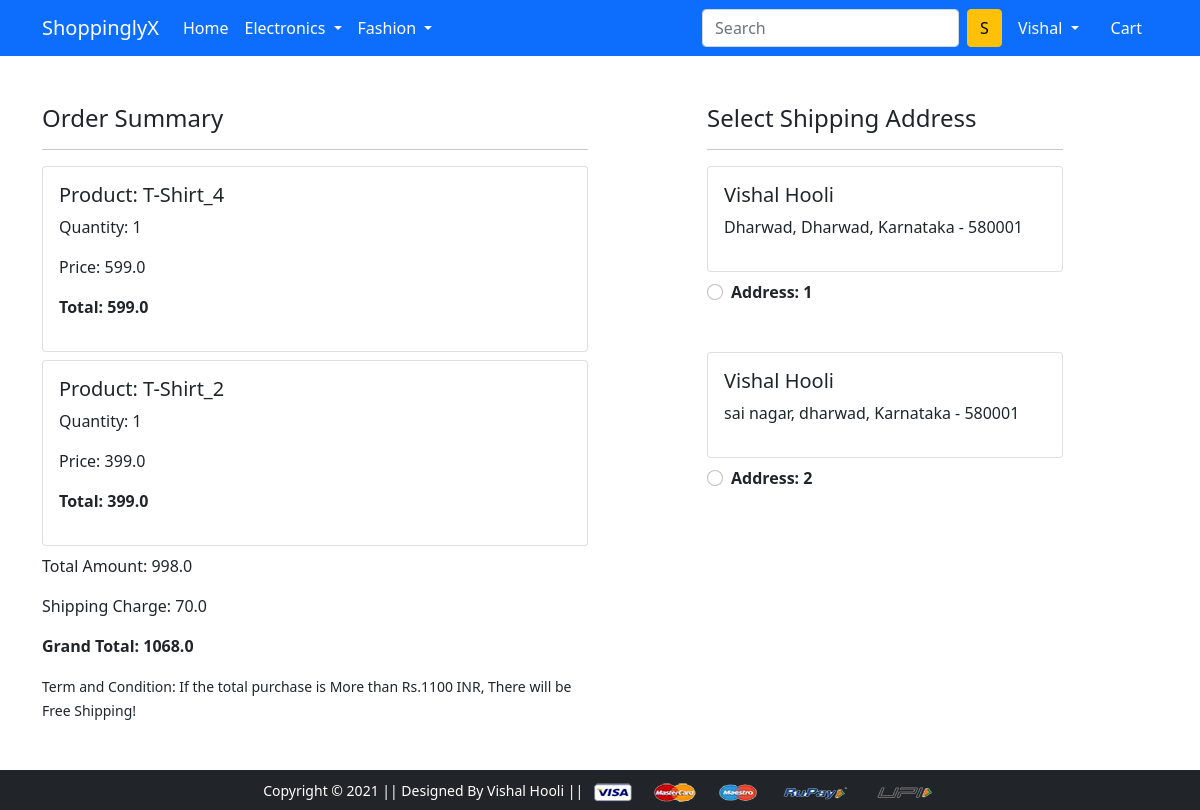
/checkout/ (signed in), run on an earlier commit of the app's database.
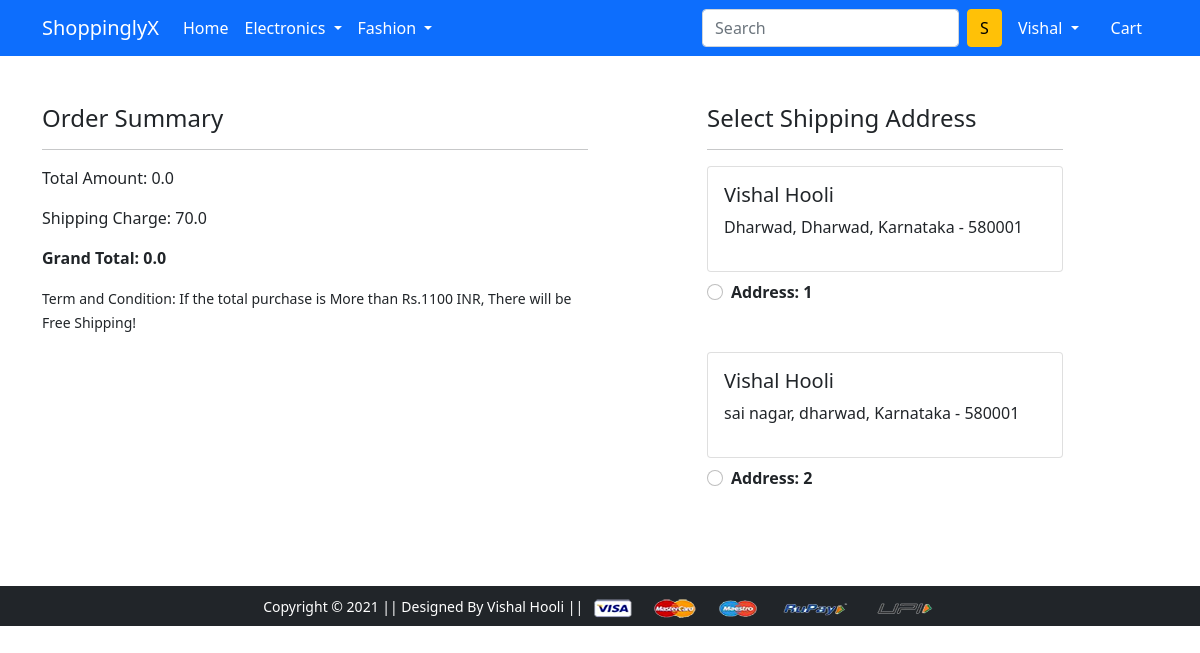
And on a later commit of the database.
### app/models.py (models this page shows, shortened)
class Cart(models.Model):
    user = models.ForeignKey(User, on_delete=models.CASCADE)
    product = models.ForeignKey(Product, on_delete=models.CASCADE)
    quantity = models.PositiveIntegerField(default=1)
    @property
    def total_cost(self):
        return self.quantity * self.product.discounted_price

class Product(models.Model):
    title = models.CharField(max_length=100)
    selling_price = models.FloatField()
    discounted_price = models.FloatField()
    description = models.TextField()
    brand = models.CharField(max_length=100)
    category = models.CharField(choices=CATEGORY_CHOICES, max_length=2)
    product_image = models.ImageField(upload_to='product_img')

class Customer(models.Model):
    user = models.ForeignKey(User, on_delete=models.CASCADE)
    name = models.CharField(max_length=200)
    locality = models.CharField(max_length=200)
    city = models.CharField(max_length=50)
    zipcode = models.IntegerField()
    state = models.CharField(choices=STATE_CHOICES, max_length=50)

### app/views.py (the view)
# urls.py: path('checkout/', views.checkout, name='checkout'),
@login_required
def checkout(request):
    user = request.user
    add = Customer.objects.filter(user=user)
    cart_items = Cart.objects.filter(user=user)
    amt = 0.0
    shipping_amt = 70.0
    total_amt = 0.0
    user = request.user
    cart_product = [p for p in Cart.objects.all() if p.user == user]
    if cart_product:
        for p in cart_product:
            temp_amt = (p.quantity * p.product.discounted_price)
            amt += temp_amt
        if amt > 1100:
            total_amt = amt
        else:
            total_amt = amt + shipping_amt
    return render(request, 'app/checkout.html', {'add':add, 'total_amt':total_amt, 'cart_items':cart_items, 'amt':amt, 'shipping_amt':shipping_amt})

### app/templates/app/checkout.html (shortened to what this page needs)
{% extends 'app/base.html' %}
{% load static %}
{% block main-content %}
<div class="container">
 <div class="row mt-5">
  <div class="col-sm-6">
    <h4>Order Summary</h4>
    <hr>
    {% for item in cart_items %}
      <div class="card mb-2">
        <div class="card-body">
          <h5>Product: {{item.product.title}}</h5>
          <p>Quantity: {{item.quantity}}</p>
          <p>Price: {{item.product.discounted_price}}</p>
          <p class="fw-bold">Total: {{item.total_cost}}</p>
        </div>
      </div>
      {% endfor %}
      {% if amt < 1100 %}
      <p>Total Amount: {{amt}}</p>
      <p>Shipping Charge: {{shipping_amt}}</p>
      <p class="fw-bold">Grand Total: {{total_amt}}</p>
      {% else %}
      <p>Total Amount: {{total_amt}}</p>
      <p>Shipping Charge: <span class="text-decoration-line-through">{{shipping_amt}}</span></p>
      <p class="fw-bold">Grand Total: {{total_amt}}</p>
      {% endif %}
    <small>Term and Condition: If the total purchase is More than Rs.1100 INR, There will be Free Shipping! </small>
  </div>
  <div class="col-sm-4 offset-sm-1">
    <h4>Select Shipping Address</h4>
    <hr>
    <form action="/paymentdone" id="myform">
      {% for ad in add %}
      <div class="card">
        <div class="card-body">
        <h5>{{ad.name}}</h5>
        <p>{{ad.locality}}, {{ad.city}}, {{ad.state}} - {{ad.zipcode}}</p>
        </div>
      </div>
        <div class="form-check mt-2 mb-5">
          <input class="form-check-input" type="radio" name="custid" id="custadd{{forloop.counter}}" value="{{ad.id}}">
          <label class="form-check-label fw-bold" for="custadd{{forloop.counter}}">
            Address: {{forloop.counter}} </label>
        </div>
        {% endfor %}
      </form>
    </div>
  </div>
</div>
{% endblock main-content %}

What changed in the data, as far as the page shows it:
removed Cart: product "T-Shirt_4", quantity "1", product.discounted_price "599.0", total_cost "599.0"
removed Cart: product "T-Shirt_2", quantity "1", product.discounted_price "399.0", total_cost "399.0"
Also different on the page:
{{ amt }}: "998.0" → "0.0"
{{ total_amt }}: "1068.0" → "0.0"
